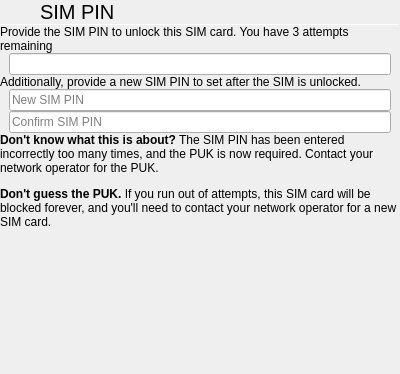
<?xml version="1.0" encoding="UTF-8"?>
<ui version="4.0">
 <class>SimPinRequest</class>
 <widget class="QWidget" name="SimPinRequest">
  <property name="geometry">
   <rect>
    <x>0</x>
    <y>0</y>
    <width>400</width>
    <height>374</height>
   </rect>
  </property>
  <property name="windowTitle">
   <string>Form</string>
  </property>
  <layout class="QVBoxLayout" name="verticalLayout">
   <property name="spacing">
    <number>0</number>
   </property>
   <property name="leftMargin">
    <number>0</number>
   </property>
   <property name="topMargin">
    <number>0</number>
   </property>
   <property name="rightMargin">
    <number>0</number>
   </property>
   <property name="bottomMargin">
    <number>0</number>
   </property>
   <item>
    <widget class="tStackedWidget" name="stackedWidget">
     <property name="currentIndex">
      <number>0</number>
     </property>
     <widget class="QWidget" name="page">
      <layout class="QVBoxLayout" name="verticalLayout_2">
       <property name="spacing">
        <number>0</number>
       </property>
       <property name="leftMargin">
        <number>0</number>
       </property>
       <property name="topMargin">
        <number>0</number>
       </property>
       <property name="rightMargin">
        <number>0</number>
       </property>
       <property name="bottomMargin">
        <number>0</number>
       </property>
       <item>
        <layout class="QHBoxLayout" name="horizontalLayout">
         <property name="spacing">
          <number>0</number>
         </property>
         <item>
          <widget class="QPushButton" name="backButton">
           <property name="sizePolicy">
            <sizepolicy hsizetype="Preferred" vsizetype="Preferred">
             <horstretch>0</horstretch>
             <verstretch>0</verstretch>
            </sizepolicy>
           </property>
           <property name="text">
            <string/>
           </property>
           <property name="icon">
            <iconset theme="go-previous">
             <normaloff>../../../PulseaudioPane</normaloff>../../../PulseaudioPane</iconset>
           </property>
           <property name="flat">
            <bool>true</bool>
           </property>
          </widget>
         </item>
         <item>
          <widget class="QLabel" name="titleLabel">
           <property name="sizePolicy">
            <sizepolicy hsizetype="Expanding" vsizetype="Preferred">
             <horstretch>0</horstretch>
             <verstretch>0</verstretch>
            </sizepolicy>
           </property>
           <property name="font">
            <font>
             <pointsize>15</pointsize>
            </font>
           </property>
           <property name="text">
            <string>SIM PIN</string>
           </property>
           <property name="margin">
            <number>9</number>
           </property>
          </widget>
         </item>
         <item>
          <widget class="QPushButton" name="okButton">
           <property name="sizePolicy">
            <sizepolicy hsizetype="Minimum" vsizetype="Preferred">
             <horstretch>0</horstretch>
             <verstretch>0</verstretch>
            </sizepolicy>
           </property>
           <property name="text">
            <string/>
           </property>
           <property name="icon">
            <iconset theme="dialog-ok"/>
           </property>
           <property name="flat">
            <bool>true</bool>
           </property>
          </widget>
         </item>
        </layout>
       </item>
       <item>
        <widget class="Line" name="line">
         <property name="maximumSize">
          <size>
           <width>16777215</width>
           <height>1</height>
          </size>
         </property>
         <property name="orientation">
          <enum>Qt::Horizontal</enum>
         </property>
        </widget>
       </item>
       <item>
        <widget class="QLabel" name="requestLabel">
         <property name="text">
          <string notr="true">Provide the SIM PIN to unlock this SIM card. You have 3 attempts remaining</string>
         </property>
         <property name="wordWrap">
          <bool>true</bool>
         </property>
         <property name="margin">
          <number>9</number>
         </property>
        </widget>
       </item>
       <item>
        <layout class="QHBoxLayout" name="horizontalLayout_2">
         <property name="leftMargin">
          <number>9</number>
         </property>
         <property name="rightMargin">
          <number>9</number>
         </property>
         <item>
          <widget class="QLineEdit" name="pinField">
           <property name="echoMode">
            <enum>QLineEdit::Password</enum>
           </property>
          </widget>
         </item>
        </layout>
       </item>
       <item>
        <widget class="QLabel" name="newPinRequest">
         <property name="text">
          <string notr="true">Additionally, provide a new SIM PIN to set after the SIM is unlocked.</string>
         </property>
         <property name="wordWrap">
          <bool>true</bool>
         </property>
         <property name="margin">
          <number>9</number>
         </property>
        </widget>
       </item>
       <item>
        <layout class="QVBoxLayout" name="verticalLayout_3">
         <property name="leftMargin">
          <number>9</number>
         </property>
         <property name="rightMargin">
          <number>9</number>
         </property>
         <item>
          <widget class="QLineEdit" name="newPinField">
           <property name="echoMode">
            <enum>QLineEdit::Password</enum>
           </property>
           <property name="placeholderText">
            <string>New SIM PIN</string>
           </property>
          </widget>
         </item>
         <item>
          <widget class="QLineEdit" name="confirmNewPinField">
           <property name="echoMode">
            <enum>QLineEdit::Password</enum>
           </property>
           <property name="placeholderText">
            <string>Confirm SIM PIN</string>
           </property>
          </widget>
         </item>
        </layout>
       </item>
       <item>
        <widget class="QLabel" name="pukInfoLabel">
         <property name="text">
          <string>&lt;p&gt;&lt;b&gt;Don't know what this is about?&lt;/b&gt; The SIM PIN has been entered incorrectly too many times, and the PUK is now required. Contact your network operator for the PUK.&lt;/p&gt;

&lt;p&gt;&lt;b&gt;Don't guess the PUK.&lt;/b&gt; If you run out of attempts, this SIM card will be blocked forever, and you'll need to contact your network operator for a new SIM card.&lt;/p&gt;</string>
         </property>
         <property name="wordWrap">
          <bool>true</bool>
         </property>
         <property name="margin">
          <number>9</number>
         </property>
        </widget>
       </item>
       <item>
        <spacer name="verticalSpacer">
         <property name="orientation">
          <enum>Qt::Vertical</enum>
         </property>
         <property name="sizeHint" stdset="0">
          <size>
           <width>20</width>
           <height>17</height>
          </size>
         </property>
        </spacer>
       </item>
      </layout>
     </widget>
     <widget class="QWidget" name="page_2">
      <layout class="QGridLayout" name="gridLayout">
       <property name="leftMargin">
        <number>0</number>
       </property>
       <property name="topMargin">
        <number>0</number>
       </property>
       <property name="rightMargin">
        <number>0</number>
       </property>
       <property name="bottomMargin">
        <number>0</number>
       </property>
       <property name="spacing">
        <number>0</number>
       </property>
       <item row="0" column="0" colspan="3">
        <layout class="QHBoxLayout" name="horizontalLayout_3">
         <property name="spacing">
          <number>0</number>
         </property>
         <item>
          <widget class="QLabel" name="titleLabel_2">
           <property name="sizePolicy">
            <sizepolicy hsizetype="Expanding" vsizetype="Preferred">
             <horstretch>0</horstretch>
             <verstretch>0</verstretch>
            </sizepolicy>
           </property>
           <property name="font">
            <font>
             <pointsize>15</pointsize>
            </font>
           </property>
           <property name="text">
            <string>SIM PIN</string>
           </property>
           <property name="margin">
            <number>9</number>
           </property>
          </widget>
         </item>
        </layout>
       </item>
       <item row="1" column="0" colspan="3">
        <widget class="Line" name="line_2">
         <property name="maximumSize">
          <size>
           <width>16777215</width>
           <height>1</height>
          </size>
         </property>
         <property name="orientation">
          <enum>Qt::Horizontal</enum>
         </property>
        </widget>
       </item>
       <item row="2" column="1">
        <spacer name="verticalSpacer_3">
         <property name="orientation">
          <enum>Qt::Vertical</enum>
         </property>
         <property name="sizeHint" stdset="0">
          <size>
           <width>20</width>
           <height>106</height>
          </size>
         </property>
        </spacer>
       </item>
       <item row="3" column="0">
        <spacer name="horizontalSpacer">
         <property name="orientation">
          <enum>Qt::Horizontal</enum>
         </property>
         <property name="sizeHint" stdset="0">
          <size>
           <width>186</width>
           <height>20</height>
          </size>
         </property>
        </spacer>
       </item>
       <item row="3" column="1">
        <widget class="tCircularSpinner" name="widget" native="true"/>
       </item>
       <item row="3" column="2">
        <spacer name="horizontalSpacer_2">
         <property name="orientation">
          <enum>Qt::Horizontal</enum>
         </property>
         <property name="sizeHint" stdset="0">
          <size>
           <width>185</width>
           <height>20</height>
          </size>
         </property>
        </spacer>
       </item>
       <item row="4" column="1">
        <spacer name="verticalSpacer_2">
         <property name="orientation">
          <enum>Qt::Vertical</enum>
         </property>
         <property name="sizeHint" stdset="0">
          <size>
           <width>20</width>
           <height>120</height>
          </size>
         </property>
        </spacer>
       </item>
      </layout>
     </widget>
    </widget>
   </item>
  </layout>
 </widget>
 <customwidgets>
  <customwidget>
   <class>tStackedWidget</class>
   <extends>QStackedWidget</extends>
   <header location="global">tstackedwidget.h</header>
   <container>1</container>
  </customwidget>
  <customwidget>
   <class>tCircularSpinner</class>
   <extends>QWidget</extends>
   <header location="global">tcircularspinner.h</header>
   <container>1</container>
  </customwidget>
 </customwidgets>
 <resources/>
 <connections/>
</ui>
